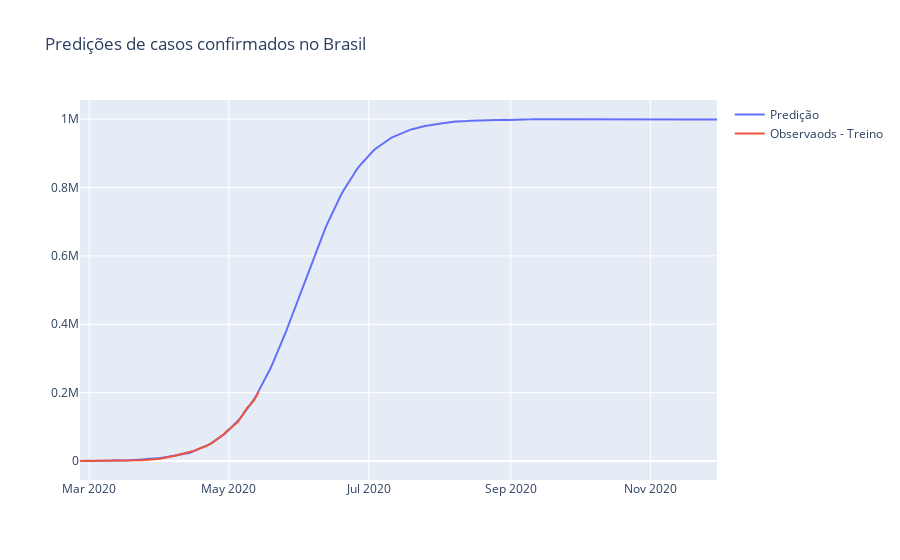

Notebook code for this chart:
### Code cell
fig = pgo.Figure()

# valores de predição
fig.add_trace(pgo.Scatter(x=forecast['ds'], y=forecast['yhat'], name='Predição'))

# mostra os testes e os treinos
# fig.add_trace(pgo.Scatter(x=test.index, y=test, name='Observados - Teste'))
fig.add_trace(pgo.Scatter(x=train['ds'], y=train['y'], name='Observados - Treino'))

fig.update_layout(title='Predições de casos confirmados no Brasil')

fig.show()
